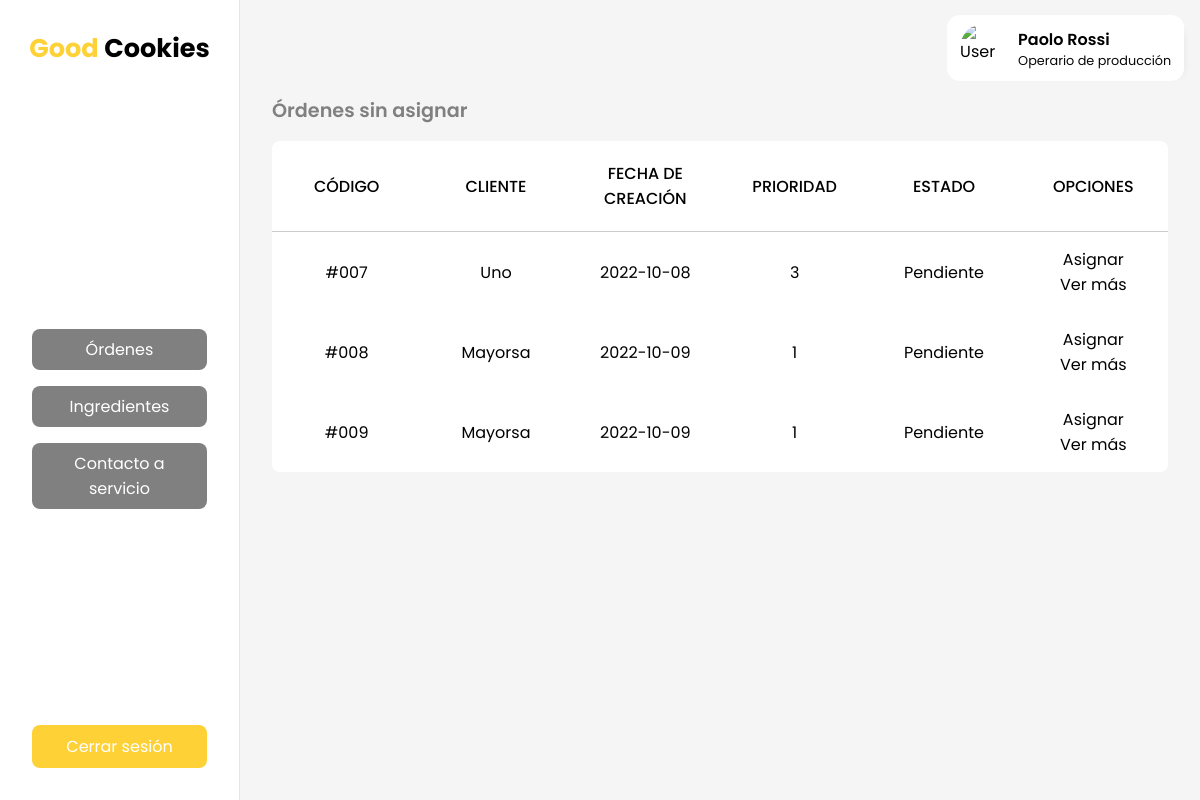
/ordenes-sin-asignar.php (signed in), run on the app's committed database.
### tables this page shows
CREATE TABLE `menuxrol` (
  `cod` int(11) NOT NULL,
  `rol` varchar(50) NOT NULL,
  `menu` varchar(50) NOT NULL,
  `href` varchar(50) NOT NULL
);

CREATE TABLE `orden` (
  `cod` int(11) NOT NULL,
  `codProducto` int(11) NOT NULL,
  `cantidad` int(11) NOT NULL,
  `prioridad` int(11) NOT NULL,
  `estado` varchar(20) NOT NULL,
  `fechaCreacion` date NOT NULL DEFAULT current_timestamp(),
  `cliente` varchar(20) NOT NULL
);

### ordenes-sin-asignar.php (called while the page is built, shortened)
<?php
  include('layouts/dashboard.php');
?>

### views/_ordenes_sin_asignar.php (the view)
<h2>Órdenes sin asignar</h2>
<table>
    <thead>
        <tr>
            <th>Código</th>
            <th>Cliente</th>
            <th>Fecha de creación</th>
            <th>Prioridad</th>
            <th>Estado</th>
            <th>Opciones</th>
        </tr>
    </thead>
    <tbody>
        <?php
            $enlace = mysqli_connect("localhost","root","","GoodCookies");
            $sentencia_ordenes = "select cod, cliente, fechaCreacion, prioridad, estado from orden where estado = 'Pendiente';";
            $resultado_ordenes = mysqli_query($enlace, $sentencia_ordenes);
            while ($row_orden = $resultado_ordenes->fetch_row()) {
                echo "<tr>";
                    echo "<td>#00".$row_orden[0]."</td>";
                    echo "<td>".$row_orden[1]."</td>";
                    echo "<td>".$row_orden[2]."</td>";
                    echo "<td>".$row_orden[3]."</td>";
                    echo "<td>".$row_orden[4]."</td>";
                    echo "<td>";
                        echo "<a href='asignar.php?cod=".$row_orden[0]."'>Asignar</a><br />";
                        echo "<a href='orden.php?cod=".$row_orden[0]."'>Ver más</a>";
                    echo "</td>";
                echo "</tr>";
            }
        ?>
    </tbody>
</table>

### layouts/dashboard.php (shortened to what this page needs)
<?php
    $rol = $_SESSION["rol"];
    $enlace = mysqli_connect("localhost","root","","GoodCookies");
    $sentencia = "select * from menuxrol where rol='$rol';";
    $resultado_menu = mysqli_query($enlace, $sentencia);
?>
<!DOCTYPE html>
<html>
  <head>
    <link rel="stylesheet" href="styles/main.css" />
    <link rel="stylesheet" href="styles/dashboard.css" />
  </head>
  <body>
    <section id="dashboard">
      <nav>
        <h1>
          <a href="index.html">
            <span>Good</span> Cookies
          </a>
        </h1>
        <menu>
          <ul>
            <?php
            $currentMenu = explode(".php", explode("/", $_SERVER['REQUEST_URI'])[1])[0];
            while ($row_menu = $resultado_menu->fetch_row()) {
                if ($row_menu[3] == $currentMenu) {
                    echo "<li class='active'><a href='$row_menu[3].php'>$row_menu[2]</a></li>";
                } else {
                    echo "<li><a href='$row_menu[3].php'>$row_menu[2]</a></li>";
                }
            }
            ?>
          </ul>
          <div class="menu-buttons">
            <a href="functions/logout.php" class="logout">Cerrar sesión</a>
          </div>
        </menu>
      </nav>
      <div class="dashboard_right">
        <header>
          <a href="perfil.php">
            <div class="user_profile_card">
              <img
                src="https://res.cloudinary.com/paolorossi/image/upload/v1652998240/spotiparty/user_placeholder_zpoic6.png"
                alt="User Image"
                width="50"
                height="50"
              />
              <div>
                <?php
                    echo "<p>".$_SESSION["displayName"]."</p>";
                    echo "<span>".$_SESSION["rol"]."</span>";
                ?>
              </div>
            </div>
          </a>
        </header>
        <main><?php include($childView); ?></main>
      </div>
    </section>
  </body>
</html>

### styles/main.css (style rules this page uses)
:root { --primary: #fed136; --secondary: #ce793c; }
* { margin: 0; padding: 0; box-sizing: border-box; font-family: 'Poppins', sans-serif; }
a { color: #000; text-decoration: none; }
ul { list-style: none; }
table { width: 100%; table-layout: fixed; border-radius: 0.5rem; border-collapse: collapse; background-color: white; }
th { padding: 20px 15px; text-align: center; font-weight: 500; text-transform: uppercase; border-bottom: solid 1px #ccc; }
td { padding: 15px; text-align: center; vertical-align: middle; }

### styles/dashboard.css (style rules this page uses)
#dashboard { display: flex; flex-direction: row; height: 100vh; }
#dashboard nav { display: flex; flex-direction: column; width: 20%; min-width: 240px; max-width: 320px; background-color: white; border-right: rgba(0, 0, 0, 0.1) 1px solid; }
#dashboard menu { flex: 1; gap: 1rem; padding: 2rem; display: flex; flex-direction: column; }
#dashboard menu ul { flex: 1; display: flex; flex-direction: column; justify-content: center; gap: 1rem; }
#dashboard menu li { display: flex; cursor: pointer; text-align: center; border-radius: 0.5rem; background-color: gray; }
#dashboard menu li a { width: 100%; color: white; padding: 0.5rem 1rem; }
#dashboard header { height: 6rem; background-color: whitesmoke; display: flex; justify-content: end; align-items: center; padding: 0 1rem; }
#dashboard main { flex: 1; display: flex; flex-direction: column; padding: 0 2rem; background-color: whitesmoke; }
#dashboard h1 { text-align: center; font-size: 1.6rem; font-weight: 700; height: 6rem; display: flex; align-items: center; justify-content: center; }
#dashboard h1 span { color: var(--primary); }
#dashboard main h2 { font-size: 1.2rem; font-weight: 600; margin-bottom: 1rem; color: gray; }
.dashboard_right { flex: 1; display: flex; flex-direction: column; }
.menu-buttons { display: flex; flex-direction: column; gap: 1rem; }
.logout { padding: 0.5rem 1rem; border-radius: 0.5rem; border: 1px solid transparent; background-color: var(--primary); color: white; text-align: center; }
.user_profile_card { display: flex; align-items: center; justify-content: center; padding: 0.5rem 0.8rem; border-radius: 0.8rem; background-color: white; box-shadow: 10px 5px 10px -12px rgba(0, 0, 0, 0.1); }
.user_profile_card div { display: flex; flex-direction: column; }
.user_profile_card img { border-radius: 50%; margin-right: 0.5rem; }
.user_profile_card p { font-weight: 600; }
.user_profile_card span { color: #080808; font-size: 0.8rem; }

### data on the page
menuxrol: menu "Órdenes"
menuxrol: menu "Ingredientes"
menuxrol: menu "Contacto a servicio"
orden: cod "7", cliente "Uno", fechaCreacion "2022-10-08", prioridad "3", estado "Pendiente"
orden: cod "8", cliente "Mayorsa", fechaCreacion "2022-10-09", prioridad "1", estado "Pendiente"
orden: cod "9", cliente "Mayorsa", fechaCreacion "2022-10-09", prioridad "1", estado "Pendiente"

### other printed values
$_SESSION["displayName"] "Paolo Rossi"
$_SESSION["rol"] "Operario de producción"
